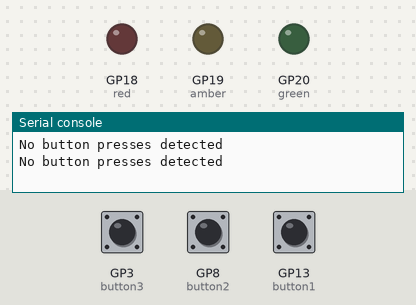
Bench run of a program on a simulated Raspberry Pi Pico running MicroPython. On the bench: output pins drawn as LEDs (lit = HIGH), the last lines printed to the serial console. Dashed ring = blinking. The inputs (shaded band) are chosen by the test bench; at power-on: GP3 (button3) LOW, GP8 (button2) LOW, GP13 (button1) LOW.

Above: at 1.2 s.
1.3 s: GP3 (button3) pulled HIGH for 3.2 s
At 1.9 s:
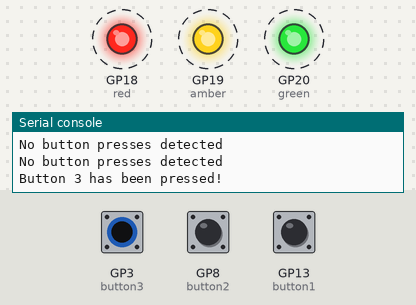
6.0 s: GP8 (button2) pulled HIGH for 3.2 s
At 9.5 s:
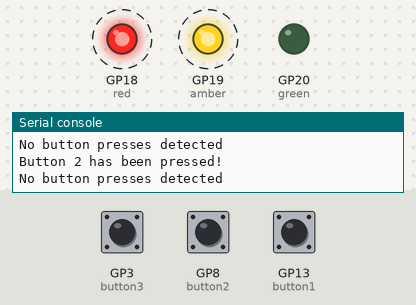
10.7 s: GP13 (button1) pulled HIGH for 0.65 s
At 12.3 s:
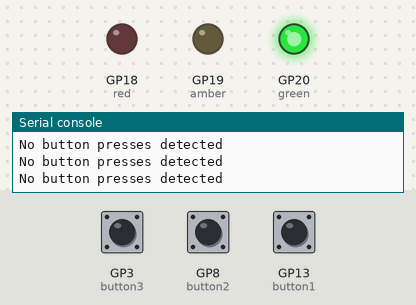
12.8 s: GP13 (button1) pulled HIGH for 3.2 s
At 15.9 s:
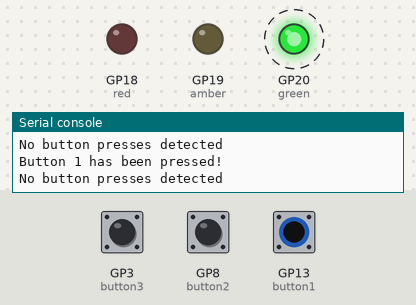
17.5 s: GP8 (button2) pulled HIGH for 0.65 s
At 17.9 s:
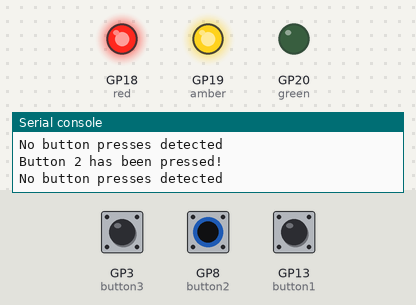
Timing chart, 0 to 20.5 s (numbered marks = the images above; inputs shaded):
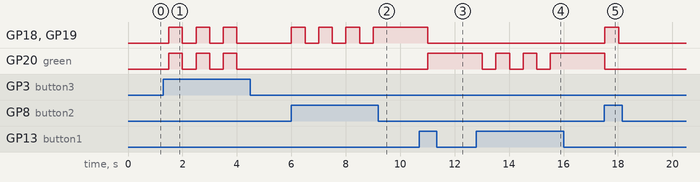

The program:

Basic_Button_Input___Output__MicroPython_.py
```python
# Basic Button I/O - Raspberry Pi Pico H (MicroPython)
# A basic introduction to using buttons with the Pi Pico H with MicroPython
# Covers the basics of button input and LED output demonstrating various ways to control
# LEDs using the three buttons
# Made with the instruction of Day 3 of the "12 Projects Of Codemas" by Pi Hut

from machine import Pin # imports pins for use
import time # imports time module

# button set-up
button1 = Pin(13, Pin.IN, Pin.PULL_DOWN) # (13 = pin, Pin.IN = initialised for input, Pin.PULL_DOWN = power pulled down to 0)
button2 = Pin(8, Pin.IN, Pin.PULL_DOWN)
button3 = Pin(3, Pin.IN, Pin.PULL_DOWN)

# LED setup
red = Pin(18, Pin.OUT) # initialises pin 18 for output to Red LED
amber = Pin(19, Pin.OUT) # initialises pin 19 for output to Amber LED
green = Pin(20, Pin.OUT) # initialises pin 20 for output to Green LED

while True: # sets up continuous loop

    time.sleep(0.5) # wait half a second

    if button1.value() == 1: # if button 1 is pressed
    # this uses the button input to turn an LED on/off using the value of 1 or 0

        print("Button 1 has been pressed!")

        if green.value() == 0: # if green light OFF
            green.value(1) # green ON
            amber.value(0) # amber OFF
            red.value(0) # red OFF
        else: # if green light ON
            green.value(0) # green OFF

    if button2.value() == 1: # if button 2 pressed
    # this button controls both the amber and red LEDs

        print("Button 2 has been pressed!")

        if amber.value() == 0 and red.value() == 0: # if both amber and red lights are OFF
            green.value(0) # green OFF
            amber.value(1) # amber ON
            red.value(1) # red ON
        else:
            amber.value(0) # amber OFF
            red.value(0) # red OFF

    if button3.value() == 1: # if button 3 pressed
    # this buttons uses the "toggle" function, to turn LEDs on if off, or off if on
    # effectively working as a switch

        print("Button 3 has been pressed!")
        green.toggle()
        amber.toggle()
        red.toggle()

    else: # if no buttons pressed

        print("No button presses detected")
```

Measured:
- after the input at 1.3 s, GP18 (red), GP19 (amber), GP20 (green): alternates HIGH for 0.50 s and LOW for 0.50 s, 6 changes in all, then stays LOW, starting after 0.20 s
- after the input at 6.0 s, GP18 (red), GP19 (amber): alternates HIGH for 0.50 s and LOW for 0.50 s, 7 changes in all, then stays HIGH, starting at once
- after the input at 10.7 s, GP18 (red), GP19 (amber): HIGH → LOW after 0.31 s; GP20 (green): LOW → HIGH after 0.31 s
- after the input at 12.8 s, GP20 (green): alternates HIGH for 0.50 s and LOW for 0.50 s, 6 changes in all, then stays HIGH, starting after 0.21 s
- after the input at 17.5 s, GP18 (red), GP19 (amber): LOW → HIGH at once, → LOW 0.50 s later; GP20 (green): HIGH → LOW at once
